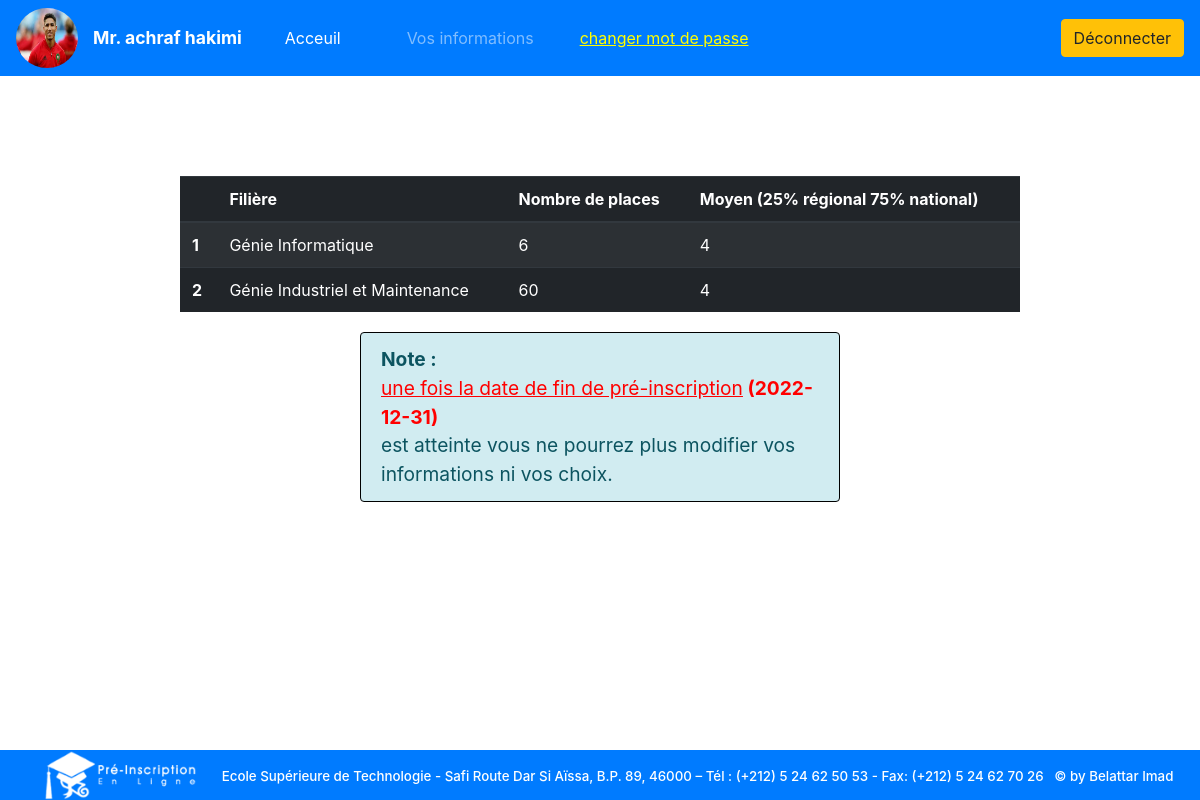
The page /projetPHP/old_candidat.php (signed in) on the database its author committed.
### tables this page shows
CREATE TABLE `candidat` (
  `id` int(11) NOT NULL,
  `nom` varchar(55) DEFAULT NULL,
  `prenom` varchar(250) DEFAULT NULL,
  `password` varchar(55) NOT NULL,
  `email` varchar(250) NOT NULL,
  `date_N` varchar(30) DEFAULT NULL,
  `phone` varchar(55) DEFAULT NULL,
  `addresse` varchar(250) DEFAULT NULL,
  `cin` varchar(30) DEFAULT NULL,
  `sexe` varchar(5) DEFAULT NULL,
  `ville_id` int(11) DEFAULT NULL,
  `cne` varchar(55) DEFAULT NULL,
  `photo` varchar(450) DEFAULT NULL,
  `annee_bac` int(5) DEFAULT NULL,
  `filiere_bac_id` int(11) DEFAULT NULL,
  `regio_note` double DEFAULT NULL,
  `national_note` double DEFAULT NULL,
  `bac` varchar(450) DEFAULT NULL,
  `bac_releve` varchar(450) DEFAULT NULL,
  `choix1` int(11) DEFAULT NULL,
  `choix2` int(11) DEFAULT NULL,
  `first_login` varchar(10) DEFAULT 'yes',
  `promotion_id` int(11) NOT NULL
);

CREATE TABLE `departements` (
  `id` int(11) NOT NULL,
  `filiere` varchar(250) NOT NULL,
  `max_etudiants` int(10) DEFAULT 80,
  `adminId` int(11) DEFAULT NULL
);

### projetPHP/includes/functions.php (called while the page is built, shortened)
<?php
function select_query($table, $columns, $condition)
{
    global $conn;
    if ($condition == 0) {
        $sql = "select $columns from $table";
    } else {
        $sql = "select $columns from $table where $condition";
    }
    $result = mysqli_query($conn, $sql);
    return $result;
}
?>

### projetPHP/old_candidat.php (the view, shortened to what this page needs)
<?php
if (!isset($_SESSION['email']))
    header('location: logout.php');
else {
include('includes/functions.php');
$e = $_SESSION['email'];
$p = $_SESSION['password'];
$res = select_query('candidat', 'nom,prenom,addresse,phone,cin,date_N,sexe,filiere_bac_id,cne,ville_id,annee_bac,photo,regio_note,national_note,bac,bac_releve,choix1,choix2', "email='$e' and password='$p'");
$row = mysqli_fetch_array($res);
?>
<html>
<!DOCTYPE html>
<html lang="en">
<head>
    <link rel="stylesheet" href="https://maxcdn.bootstrapcdn.com/bootstrap/4.0.0/css/bootstrap.min.css">
</head>
<body>
    <nav class="navbar navbar-expand-sm bg-primary navbar-dark">
        <img class="estLogo" id="estImg" src="<?= $row['photo']; ?>" onclick="window.location.href='old_candidat_infos.php'" height="60" width="62" alt="img">
        <b class="font-weight-bold full-name">Mr. <?= $row['prenom'] . ' ' . $row['nom']; ?></b>
        <div class="collapse navbar-collapse" id="navbarSupportedContent">
            <ul class="navbar-nav mr-auto navlist">
                <li class="nav-item"><a class="nav-link n1" href="old_candidat.php">Acceuil</a> </li>
                <li class="nav-item"><a class="nav-link n2" href="old_candidat_infos.php">Vos informations</a> </li>
                <li class="nav-item"><a class="nav-link n3" href="#" data-toggle="modal" data-target="#change_password_modal"><u> changer mot de passe</a> </u></li>
            </ul>
        </div>
        <button class="btn btn-warning logout" onclick="window.location.href='logout.php'">Déconnecter</button>
    </nav>
    <table class="table table-striped table-dark">
        <thead>
            <tr>
                <th scope="col"></th>
                <th scope="col">Filière</th>
                <th scope="col">Nombre de places</th>
                <th scope="col">Moyen (25% régional 75% national)</th>
            </tr>
        </thead>
        <tbody>
            <tr>
                <th scope="row">1</th>
                <td><?php
                    $id_choix1 = $row['choix1'];
                    $res = select_query('departements', 'filiere,max_etudiants', "id = $id_choix1");
                    $ro = mysqli_fetch_array($res);
                    echo $ro['filiere']; ?></td>
                <td><?= $ro['max_etudiants'] ?></td>
                <td><?= $row['regio_note'] * 0.25 + $row['national_note'] * 0.75 ?></td>
            </tr>
            <tr>
                <th scope="row">2</th>
                <td><?php
                    $id_choix2 = $row['choix2'];
                    $res = select_query('departements', 'filiere,max_etudiants', "id = $id_choix2");
                    $ro = mysqli_fetch_array($res);
                    echo $ro['filiere']; ?></td>
                <td><?= $ro['max_etudiants'] ?></td>
                <td><?= $row['regio_note'] * 0.25 + $row['national_note'] * 0.75 ?></td>
            </tr>
        </tbody>
    </table>
    <div class="alert alert-info note" role="alert">
        <b>Note : </b>
        <div class="endDate"><u>une fois la date de fin de pré-inscription</u><b> (<?= $_SESSION['endDate'] ?>)</b></div> est atteinte vous ne pourrez plus modifier vos informations ni vos choix.
    </div>
</body>
<?php
include('includes/footer.php');
?>
</html>
<?php } ?>

### projetPHP/old_candidat.php (style rules this page uses)
.endDate { color: red; }
.n3 { margin-left: 30px; color: yellow !important; }
.note { width: 40%; font-size: 120%; margin: auto; margin-top: 20px; border-color: black; }
.table { margin: auto; margin-top: 100px; width: 70%; }
.estLogo { border-radius: 50%; transition: .5s; }
.n1 { margin-right: 50px; }
.navlist { margin-left: 35px; }
.full-name { font-size: 110%; color: white; margin: 0; margin-left: 15px; }

### rows shown on the page
candidat: photo (picture), prenom "achraf", nom "hakimi", $row['regio_note'] * 0.25 + $row['national_note'] * 0.75 "4"
departements: filiere "Génie Informatique", max_etudiants "6"
departements: filiere "Génie Industriel et Maintenance", max_etudiants "60"

### other values the page prints
$_SESSION['endDate'] "2022-12-31"
